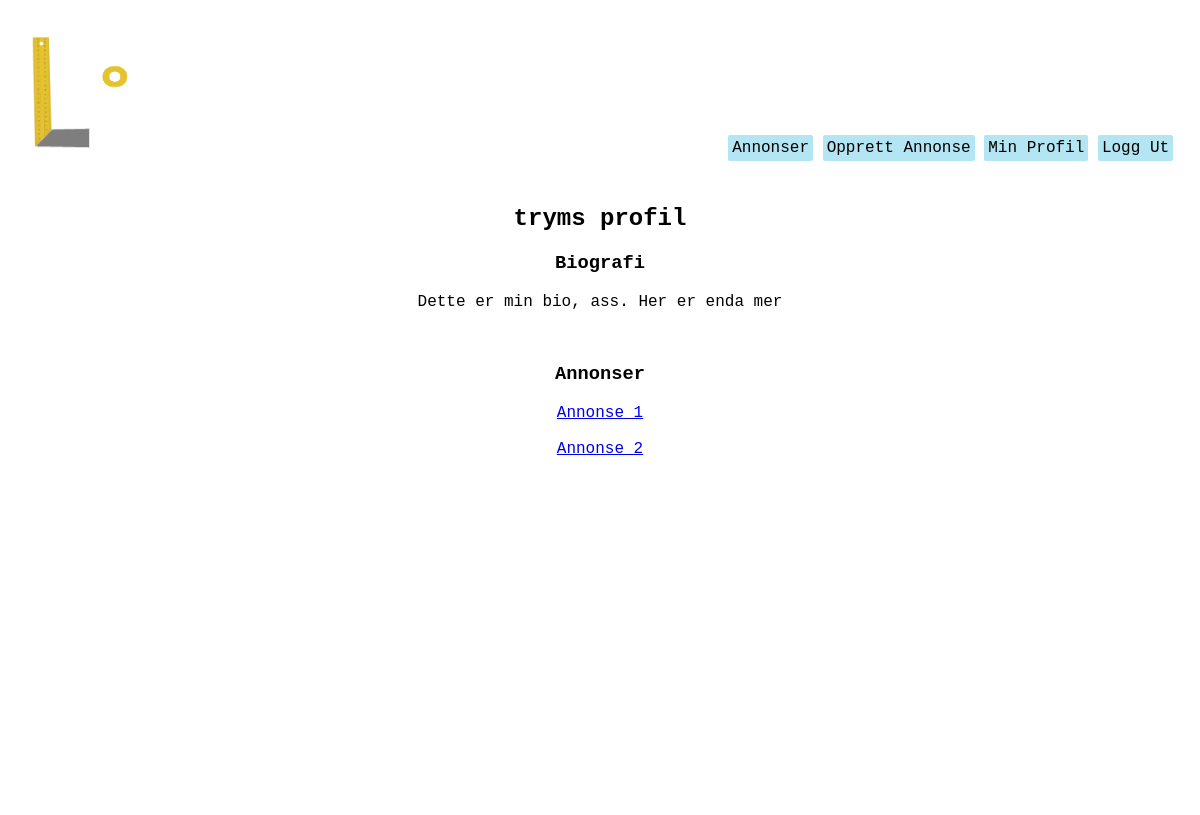
The app's page /users/profile/trym (signed in), older data.
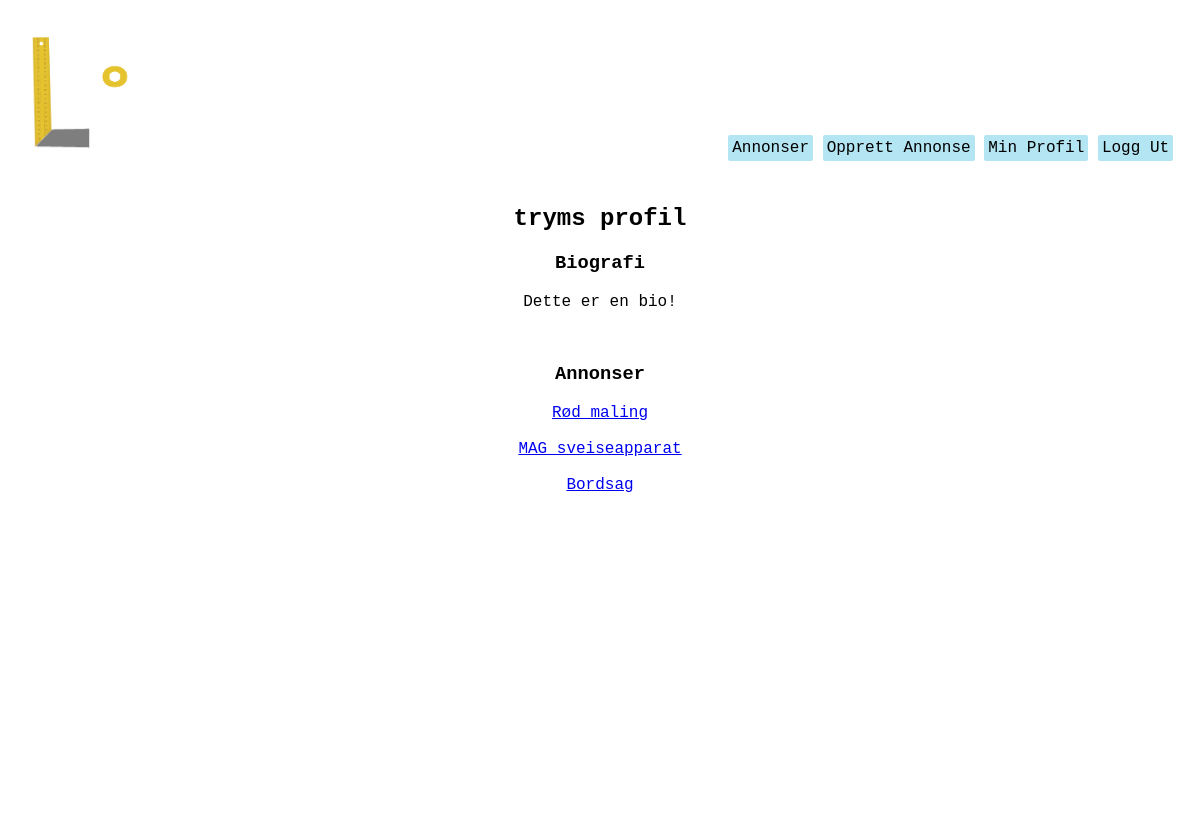
The same page, newer data.
### users/models.py (models this page shows, shortened)
class Profile(models.Model):
    user = models.OneToOneField(User, on_delete=models.CASCADE)
    bio = models.TextField(verbose_name="Biografi", null=True)

### homepage/models.py (models this page shows, shortened)
class Listing(models.Model):
    owner = models.ForeignKey(User, verbose_name = 'User', on_delete=models.CASCADE, null=True) #user burde kanskje endres til settings.AUTH_USER_MODEL. må i så fall django.conf import settings
    title = models.CharField(max_length=50, verbose_name="Tittel")
    loaned = models.BooleanField(default=False, verbose_name="Utlånt?")
    location = models.CharField(max_length=100, verbose_name="Sted") #burde kanskje være annet enn CharField. Gjør det vanskelig å sortere etter denne attributten
    description = models.TextField(verbose_name="Beskrivelse")
    SW = 1
    PT = 2
    WD = 3
    CT = 4
    OT = 5
    CATEGORY_CHOICES = (
        (SW, 'Saging'),
        (PT, 'Maling'),
        (WD, 'Sveising'),
        (CT, 'Kutt/Kapping'),
        (OT, 'Annet'),
    )
    category = models.PositiveSmallIntegerField(
        choices = CATEGORY_CHOICES,
        default = OT,
        verbose_name="Kategori",
    )

### users/views.py (the view)
# urls.py: path('profile', views.my_profile, name='my_profile'),
@login_required
def profile(request, userstring):
    requested_user = User.objects.get(username = userstring)
    user_listings = requested_user.listing_set.all()
    user_profile = requested_user.profile
    context = {'user': requested_user, 'listings': user_listings, 'profile': user_profile}
    return render(request, 'users/profile.html', context)

### users/templates/users/profile.html (shortened to what this page needs)
{% extends "users/base.html" %}
{% block content %}
    <div>
        <h2>{{user.username}}s profil</h2>
        <div>
            <h3>Biografi</h3>
            <p>
                {{profile.bio}}
            </p>
        </div>
        <br>
        <div>
            <h3>Annonser</h3>
            {% for listing in listings %}
            <a href="{% url 'homepage:listing' listing_id=listing.id %}">{{listing.title}}</a>
            <br>
            <br>
            {% endfor %}
        </div>
    </div>
{% endblock content %}

Row changes from the older to the newer data that the page shows:
removed Listing: title "Annonse 2"
changed Profile: bio "Dette er min bio, ass. Her er enda mer" → "Dette er en bio!"
changed Listing: title "Annonse 1" → "Rød maling"
added Listing: title "MAG sveiseapparat"
added Listing: title "Bordsag"
